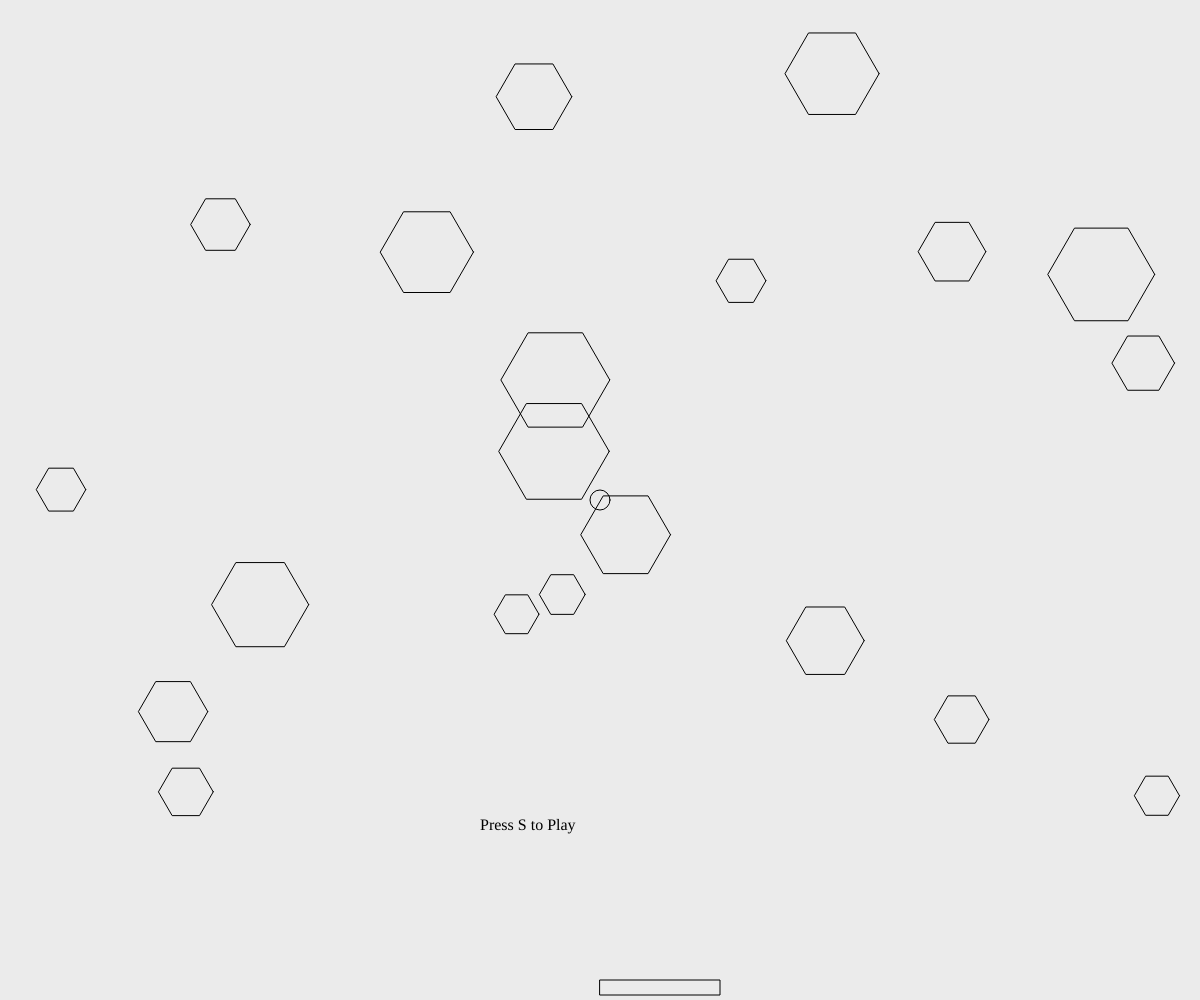
Frame 1 (no input)
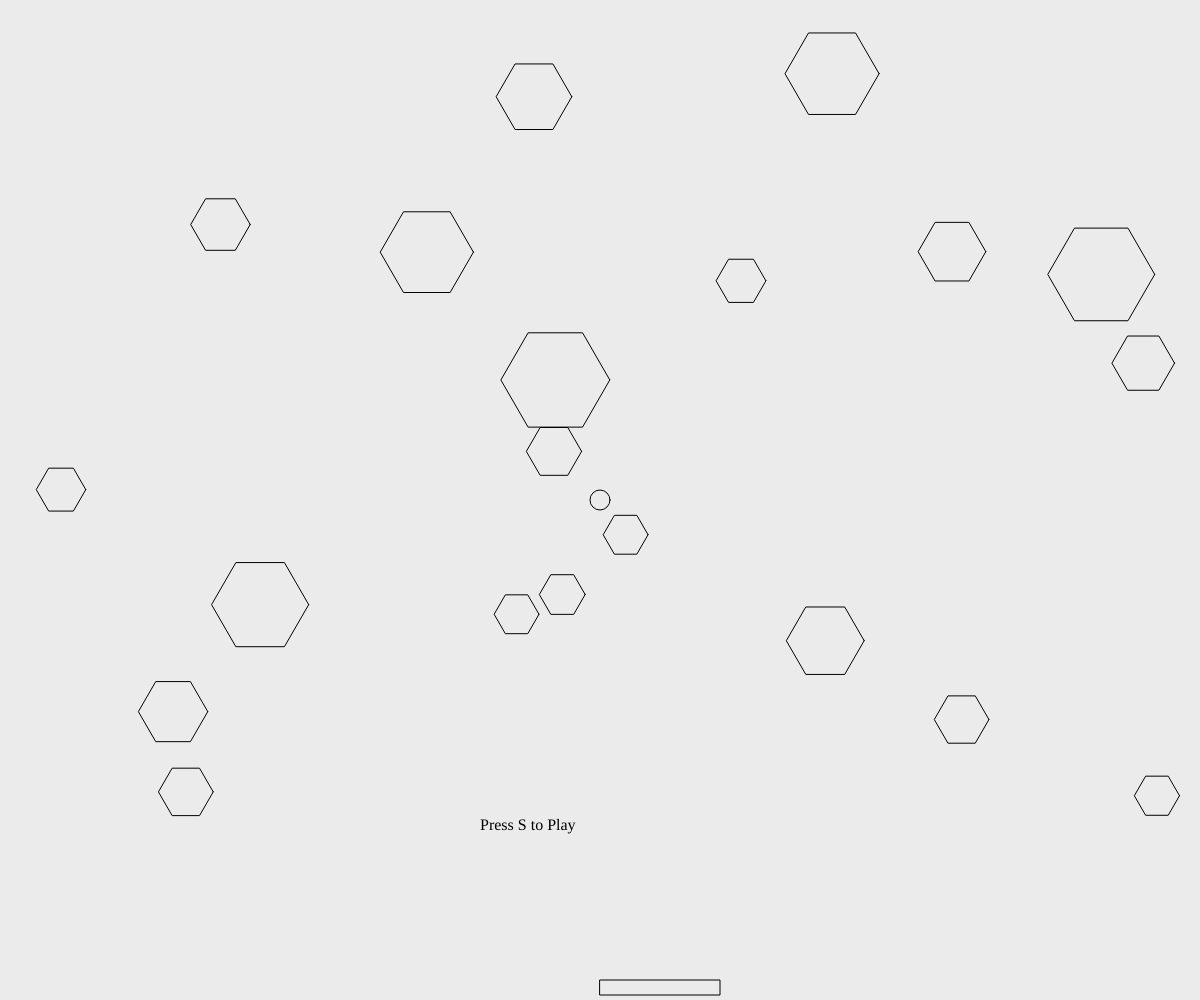
Frame 60 (no input)
Frame 120 (the mouse pressed at the canvas centre since frame 60): identical to frame 60, image omitted

The p5.js sketch that drew these frames (run headless with seeded random() and noise() and a simulated clock; from frame 60 on, the mouse is pressed at the canvas centre):

// p5.js sketch
// ── sketch.js
let paddle;
let ball;
let bricks = [];
let playing = false;
let win = false;
let wintext;
let playtext;

function setup() {
    createCanvas(windowWidth,windowHeight);
    paddle = new Paddle();
    ball = new Ball();
    for (let i = 0; i < 20 ; i++) {
        bricks[i] = new Bricks();
    }
    createText();
}

function draw() {
    background(235);
    if(playing) paddle.update();
    paddle.render();
    if(playing) ball.move();
    ball.render();
    if(ball.meets(paddle) && ball.velocity.y > 0) {
        ball.velocity.y *= -1;
    }
    for (let i = 0 ; i < bricks.length ; i++){
        bricks[i].render();
        if(ball.hits(bricks[i])){
            if(bricks[i].r > 40){
                bricks[i].r *= 0.5;
            } else {
                bricks.splice(i,1);
            }
            ball.velocity.y *= -1;
        }
    }

    if(ball.pos.y > height){
        playing = false;
        ball.pos = createVector(width/2,height/2);
    }

    if(bricks.length === 0){
        win = true;
        playing = false;
    }

    if(!playing){
        playtext.style('display', 'block');
    }else playtext.style('display', 'none');

    if(win){
        wintext.style('display', 'block');
    }else wintext.style('display', 'none');
}

function keyPressed() {
    if( (key === 'a') || (key === 'A')) {
        paddle.isMovingLeft = true;
    } else if ((key === 'd') || (key === 'D')) {
        paddle.isMovingRight = true;
    } else if ((key === 's') || (key === 'S')) {
        playing = true;
        win = false;
        if (bricks.length === 0){
            for (let i = 0; i <20 ; i++) {
                bricks.push(new Bricks());
            }
        }
    }

}

function keyReleased() {
    if(paddle.isMovingLeft) paddle.isMovingLeft = false;
    else if(paddle.isMovingRight) paddle.isMovingRight = false;
}

function createText() {
    wintext = createP('YOU WIN!!!');
    playtext = createP("Press S to Play");
    wintext.position(width/2-50, 80);
    playtext.position(width/2-120,height-200);
}
// ── ball.js
class Ball {
    constructor(){
        this.pos = createVector(width/2,height/2);
        this.velocity = createVector(1,-1).mult(4);
        this.r = 20;
    }

    move(){
        this.pos.add(this.velocity);
        this.edge();
    }

    render(){
        noFill();
        ellipse(this.pos.x , this.pos.y , this.r , this.r);
    }

    meets(paddle){
        if(this.pos.y < paddle.pos.y &&
            this.pos.y > paddle.pos.y - this.r &&
            this.pos.x > paddle.pos.x - this.r &&
            this.pos.x < paddle.pos.x + paddle.w + this.r ){
            return true;
        } else return false;
    }

    hits(brick){
        let d = dist(this.pos.x , this.pos.y ,brick.pos.x ,brick.pos.y);
        return (d < this.r + brick.r);
    }


    edge(){
        if(this.pos.x <  this.r && this.velocity.x < 0)
            this.velocity.x *= -1;
        else if (this.pos.x > width - this.r && this.velocity.x > 0)
            this.velocity.x *= -1;
        if(this.pos.y <  this.r  && this.velocity.y < 0)
            this.velocity.y *= -1;
        /*else if (this.pos.y > height - this.r && this.velocity.y > 0)
            this.velocity.y *= -1;*/
    }
}
// ── bricks.js
class Bricks {
    constructor(){
        this.r = random(20,60);
        let x = random(20, width-20);
        let y = random(20, height-200);
        this.pos = createVector(x,y);
        this.total = 6;
    }

    render(){
        push();
        translate(this.pos.x , this.pos.y);
        beginShape();
        for (let i = 0; i < this.total; i++) {
            let angle = map(i,0,this.total,0, TWO_PI);
            let x = this.r * cos(angle);
            let y = this.r * sin(angle);
            vertex(x,y);

        }
        endShape(CLOSE);
        pop();
    }

}
// ── paddle.js
class Paddle{
    constructor(){
        this.pos = createVector(width/2,height - 20);
        this.w = 120;
        this.h = 15;

        this.step = 5;
        this.isMovingRight = false;
        this.isMovingLeft = false;
    }
    render(){
        noFill();
        rect(this.pos.x , this.pos.y , this.w , this.h);
    }
    update(){
        this.edge();

        if(this.isMovingLeft){
            this.pos.x -= this.step;
        }
        if(this.isMovingRight){
            this.pos.x += this.step;
        }
    }
    edge(){
        if(this.pos.x < 0 ) this.pos.x = 0;
        else if (this.pos.x > width - this.w) this.pos.x = width - this.w;
    }
}
